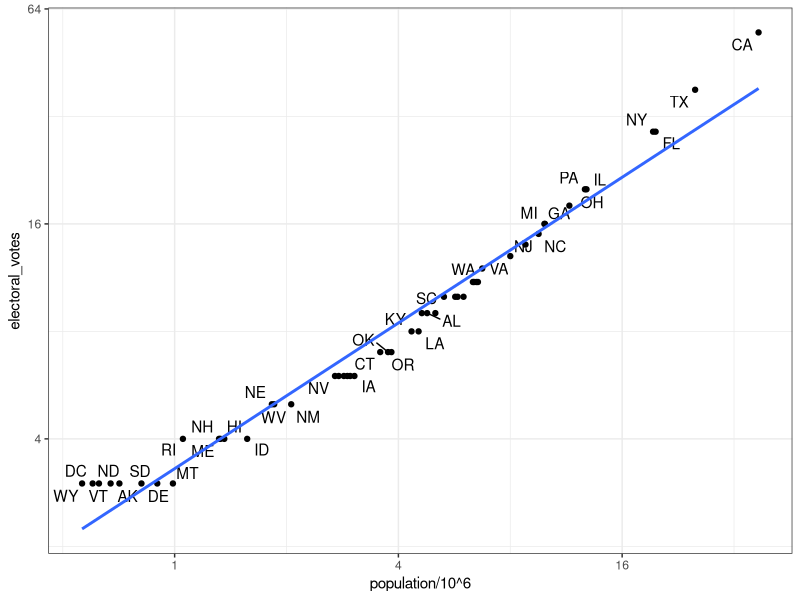

Generate this figure with R:
# import US murders data
library(tidyverse)
library(ggrepel)
library(dslabs)
ds_theme_set()
data(murders)
head(murders)

# import US election results data
data(polls_us_election_2016)
head(results_us_election_2016)
identical(results_us_election_2016$state, murders$state)

# join the murders table and US election results table
tab <- left_join(murders, results_us_election_2016, by = "state")
head(tab)

# plot electoral votes vs population
tab %>% 
  ggplot(aes(population/10^6, electoral_votes, label = abb)) + 
  geom_point() +
  geom_text_repel() + 
  scale_x_continuous(trans = "log2") +
  scale_y_continuous(trans = "log2") + 
  geom_smooth(method = "lm", se = FALSE)

# make two smaller tables to demonstrate joins
tab1 <- slice(murders, 1:6) %>% 
  select(state, population)
tab1
tab2 <- slice(results_us_election_2016, c(1:3, 5, 7:8)) %>%
  select(state, electoral_votes)
tab2

# experiment with different joins
left_join(tab1, tab2)
tab1 %>% left_join(tab2)
tab1 %>% right_join(tab2)
inner_join(tab1, tab2)
semi_join(tab1, tab2)
anti_join(tab1, tab2)
